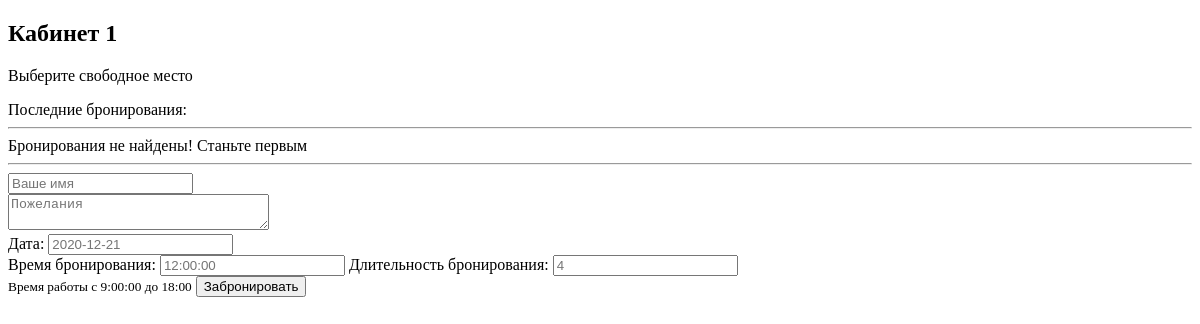
/booking/1/, run on an earlier commit of the app's database.
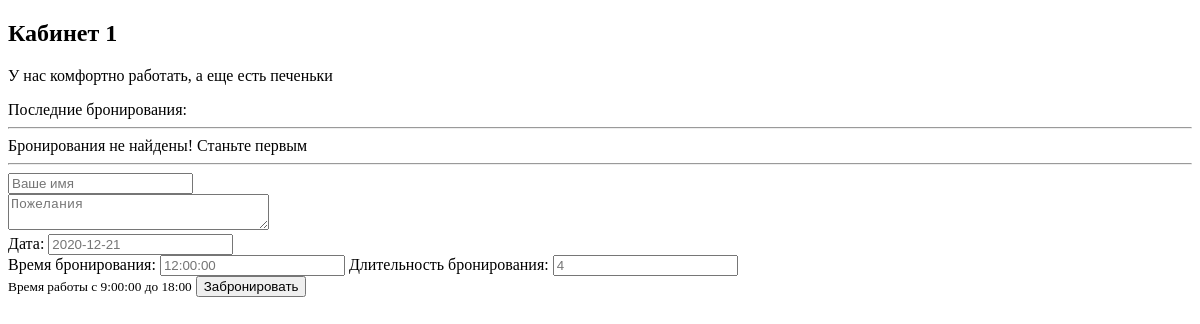
And on a later commit of the database.
### test_django/apps/booking/models.py (models this page shows, shortened)
class Booking(models.Model):
    booking_title = models.CharField('Номер бронирования', max_length = 200)
    booking_text = models.TextField('Описание бронирования')
    pub_date = models.DateTimeField('Дата бронирования')
    def was_published_recently(self):
        return self.pub_date >= (timezone.now() - datetime.timedelta(days = 3))
    class Meta:
        verbose_name = 'Кабинет'
        verbose_name_plural = 'Кабинеты'

### test_django/apps/booking/views.py (the view)
# urls.py: path('<int:booking_id>/', views.detail, name = 'detail'),
def detail(request, booking_id):
    try:
        a = Booking.objects.get(id = booking_id)
    except:
        raise Http404("Бронирование не найдено!")
    latest_comments_list = a.comment_set.order_by('-id')[:10]
    return render(request, 'booking/detail.html', {'booking': a, 'latest_comments_list': latest_comments_list})

### test_django/templates/booking/detail.html (shortened to what this page needs)
{% extends 'base.html' %}
{% block content %}
<h2>{{booking.booking_title}}</h2>
<p>{{booking.booking_text}}</p>
{% if booking.was_published_recently %}
Последние бронирования:
{% endif %}
<hr>
{% if latest_comments_list %}
	{% for c in latest_comments_list %}
		<p>
			<strong>{{c.author_name}}</strong>
			<p>{{c.comment_text}}</p>
		</p>
		{% endfor %}
{% else %}
Бронирования не найдены! Станьте первым
{% endif %}
<hr>
<form action="{% url 'booking:leave_comment' booking.id%}" method="POST">
	<input type="text" required placeholder="Ваше имя" name="name"><br>
	<textarea name="text" required="" placeholder="Пожелания" cols="30"></textarea><br>
	<label for="booking">Дата:</label>
	<input type="text" required placeholder="2020-12-21" name="booking_date_input"><br>
	<label for="booking">Время бронирования:</label>
	<input type="text" required placeholder="12:00:00" name="booking_time_input">
	<label for="booking">Длительность бронирования:</label>
	<input type="text" required placeholder="4" name="booking_hours"><br>
	<small>Время работы с 9:00:00 до 18:00</small>
	<button type="submit">Забронировать</button>
</form>
{% endblock %}

### test_django/templates/base.html (shortened to what this page needs)
<!DOCTYPE html>
<html lang="en">
<head>
</head>
<body>
	{% block content %}{% endblock %}
</body>
</html>

What changed in the data, as far as the page shows it:
changed Booking "Кабинет 1": booking_text "Выберите свободное место" → "У нас комфортно работать, а еще есть печеньки"
